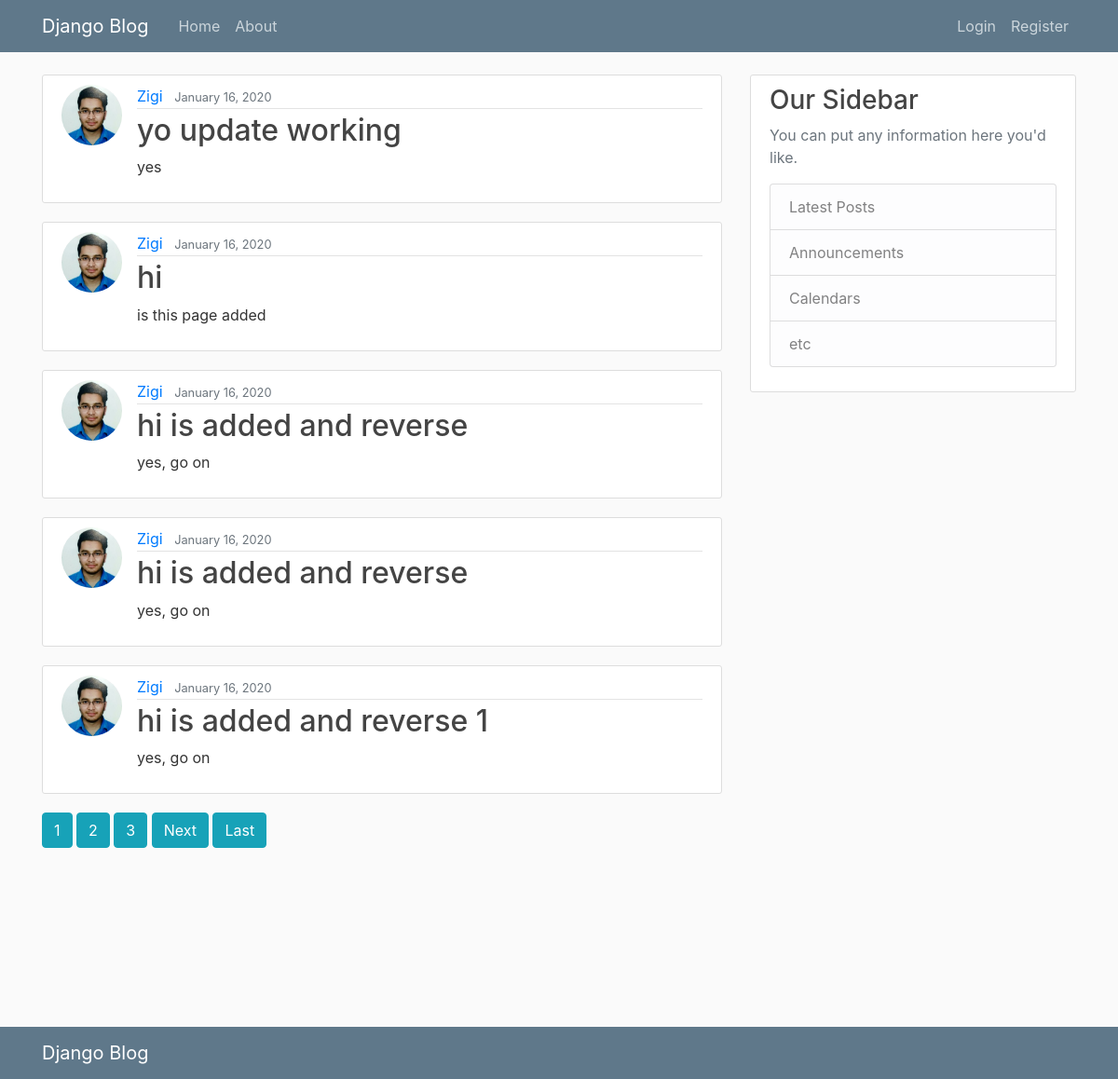
/, run on an earlier commit of the app's database.
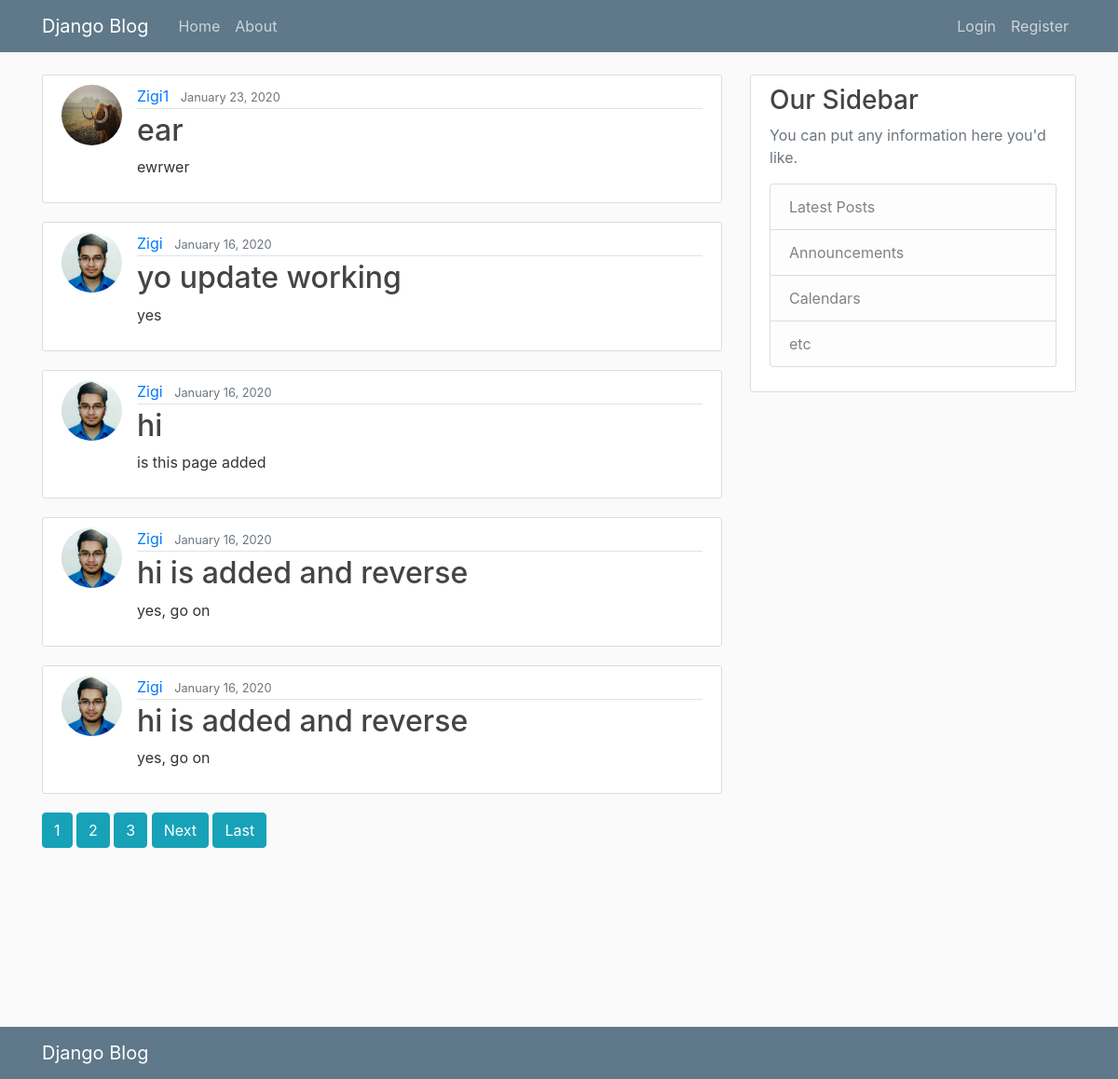
And on a later commit of the database.
### blog/models.py (models this page shows, shortened)
class Post(models.Model):
    title = models.CharField(max_length=100)
    content = models.TextField()
    date_posted = models.DateTimeField(default=timezone.now)
    author = models.ForeignKey(User,on_delete=models.CASCADE)

### users/models.py (models this page shows, shortened)
class Profile(models.Model):
    user = models.OneToOneField(User, on_delete=models.CASCADE)
    image= models.ImageField(default='default.jpg', upload_to='profile_pics')

### blog/views.py (the view)
# urls.py: path('', PostListView.as_view(), name='blog-home'),
class PostListView(ListView):
    model  = Post
    template_name = 'blog/home.html'
    context_object_name ='posts'
    ordering = ['-date_posted']
    paginate_by = 5

### blog/templates/blog/home.html (shortened to what this page needs)
{% extends "blog/layout.html" %}
{% block content %}
    {% for post in posts %}
        <article class="media content-section">
          <img class="rounded-circle article-img" src="{{ post.author.profile.image.url }}">
          <div class="media-body">
            <div class="article-metadata">
              <a class="mr-2" href="{% url 'user-posts' post.author.username %}">{{ post.author }}</a>
              <small class="text-muted">{{ post.date_posted|date:"F d, Y" }}</small>
            </div>
            <h2><a class="article-title" href="{% url 'post-detail' post.id %}">{{ post.title }}</a></h2>
            <p class="article-content">{{ post.content }}</p>
          </div>
        </article>
    {% endfor %}
    {% if is_paginated %}
      {% for num in page_obj.paginator.page_range  %}
        {% if page_obj.number == num %}
            <a class = "btn btn-info mb-4" href = "?page={{ num }}">{{ num }}</a>
        {% elif num > page_obj.number|add:'-3' and num  < page_obj.number|add:'3'%}
        <a class = "btn btn-info mb-4" href = "?page={{ num }}">{{ num }}</a>
        {% endif %}
      {% endfor %}
        {% if page_obj.has_next %}
          <a class = "btn btn-info mb-4" href="?page={{ page_obj.next.num_page_number }}">Next</a>
          <a class = "btn btn-info mb-4" href="?page={{ page_obj.paginator.numm_pages }}">Last</a>
        {% endif %}
    {% endif %}
{% endblock content %}

### blog/templates/blog/layout.html (shortened to what this page needs)
{% load static %}
<!DOCTYPE html>
<html>
<head>
    <link rel="stylesheet" type="text/css" href="{% static 'css/bootstrap.min.css' %}">
    <link rel="stylesheet" type="text/css" href="{% static 'css/main.css' %}">
  </head>
    <body>
        <header class="site-header">
          <nav class="navbar navbar-expand-md navbar-dark bg-steel fixed-top">
            <div class="container">
              <a class="navbar-brand mr-4" href="{% url 'blog-home' %}">Django Blog</a>
              <div class="collapse navbar-collapse" id="navbarToggle">
                <div class="navbar-nav mr-auto">
                  <a class="nav-item nav-link" href="{% url 'blog-home' %}">Home</a>
                  <a class="nav-item nav-link" href="{% url 'blog-about' %}">About</a>
                </div>
                <div class="navbar-nav">
                  {% if user.is_authenticated %}
                    <a class="nav-item nav-link" href="{% url 'post-create' %}">New Post</a>
                    <a class="nav-item nav-link" href="{% url 'logout' %}">Logout</a>
                    <a class="nav-item nav-link" href="{% url 'profile' %}">Profile</a>
                    <a class="nav-item nav-link" href="{% url 'password_change' %}">Change Password</a>
                    {% else %}
                    <a class="nav-item nav-link" href="{% url 'login' %}">Login</a>
                    <a class="nav-item nav-link" href="{% url 'register' %}">Register</a>
                  {% endif %}
                </div>
              </div>
            </div>
          </nav>
         </header>
        <main role="main" class="container">
          <div class="row">
            <div class="col-md-8">
              {% block content %}{% endblock %}
            </div>
            <div class="col-md-4">
              <div class="content-section">
                <h3>Our Sidebar</h3>
                <p class='text-muted'>You can put any information here you'd like.
                  <ul class="list-group">
                    <li class="list-group-item list-group-item-light">Latest Posts</li>
                    <li class="list-group-item list-group-item-light">Announcements</li>
                    <li class="list-group-item list-group-item-light">Calendars</li>
                    <li class="list-group-item list-group-item-light">etc</li>
                  </ul>
                </p>
              </div>
            </div>
          </div>
        </main>
        <footer class="page-footer font-small cyan darken-3">
          <div class="container">
            <div class="row">
              <div class="col-md-12 py-5">
                <div class="mb-5 flex-center">
                  <a class="fb-ic">
                  </a>
                  <a class="tw-ic">
                  </a>
                  <a class="gplus-ic">
                  </a>
                  <a class="li-ic">
                  </a>
                  <a class="ins-ic">
                  </a>
                </div>
              </div>
            </div>
          </div>
          <nav class="navbar navbar-expand-md navbar-dark bg-steel">
            <div class="container">
              <a class="navbar-brand mr-4" href="{% url 'blog-home' %}">Django Blog</a>
            </div>
          </nav>
        </footer>
    </body>
</html>

### blog/static/css/main.css (style rules this page uses)
body { background: #fafafa; color: #333333; margin-top: 5rem; }
h1, h2, h3, h4, h5, h6 { color: #444444; }
ul { margin: 0; }
.bg-steel { background-color: #5f788a; }
.site-header .navbar-nav .nav-link { color: #cbd5db; }
.content-section { background: #ffffff; padding: 10px 20px; border: 1px solid #dddddd; border-radius: 3px; margin-bottom: 20px; }
.article-title { color: #444444; }
.article-content { white-space: pre-line; }
.article-img { height: 65px; width: 65px; margin-right: 16px; }
.article-metadata { padding-bottom: 1px; margin-bottom: 4px; border-bottom: 1px solid #e3e3e3 }

What changed in the data, as far as the page shows it:
no longer on this page (row unchanged): Post: author.profile.image (picture), author "Zigi", date_posted "January 16, 2020", title "hi is added and reverse 1", content "yes, go on"
added Post: author.profile.image (picture), author "Zigi1", date_posted "January 23, 2020", title "ear", content "ewrwer"
